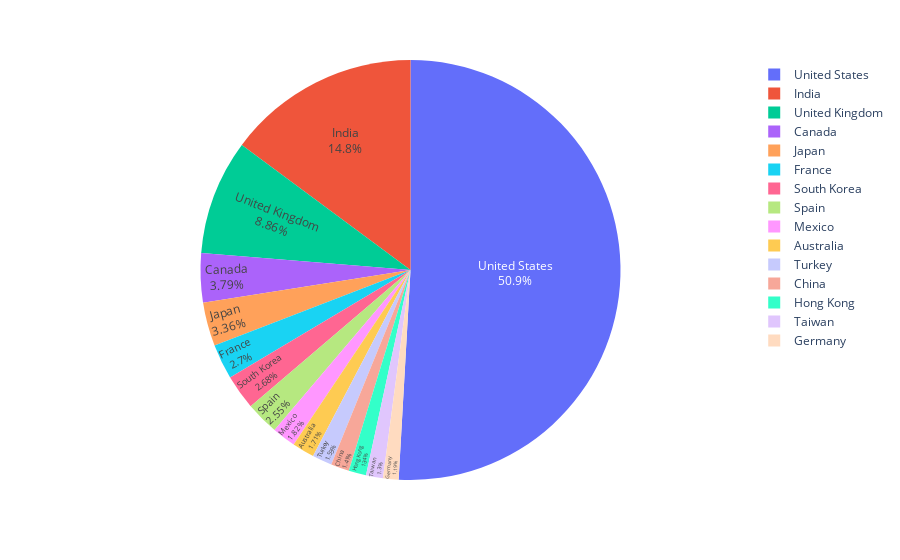

Notebook cell for this chart:
### Code cell
# In this part, I'm gonna show principal country making contents in this pie chart.
country_df = df_netflix['principal_country'].value_counts().reset_index()
country_df = country_df[country_df['principal_country'] /  country_df['principal_country'].sum() > 0.01]

fig = px.pie(country_df, values = 'principal_country', names = 'index')
fig.update_traces(textposition = 'inside', textinfo = 'percent+label')
fig.show()

### Figure 1 — Plotly figure (JSON) as saved in the notebook; plotly's stock layout.template omitted (floating-point values rounded to 4 significant figures)
{"data": [{"domain": {"x": [0, 1], "y": [0, 1]}, "hovertemplate": "index=%{label}<br>principal_country=%{value}<extra></extra>", "labels": ["United States", "India", "United Kingdom", "Canada", "Japan", "France", "South Korea", "Spain", "Mexico", "Australia", "Turkey", "China", "Hong Kong", "Taiwan", "Germany"], "legendgroup": "", "name": "", "showlegend": true, "textinfo": "percent+label", "textposition": "inside", "type": "pie", "values": [2770, 808, 482, 206, 183, 147, 146, 139, 99, 93, 83, 77, 73, 71, 65]}], "layout": {"legend": {"tracegroupgap": 0}, "margin": {"t": 60}}}
